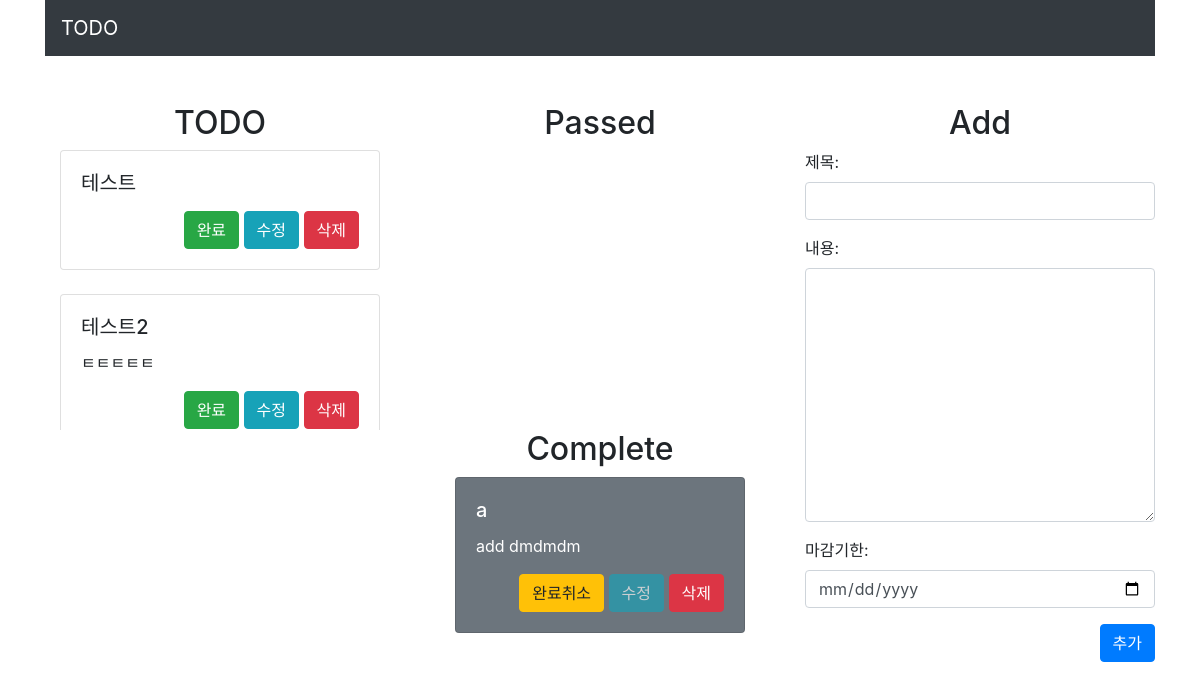
The app's page /, older data.
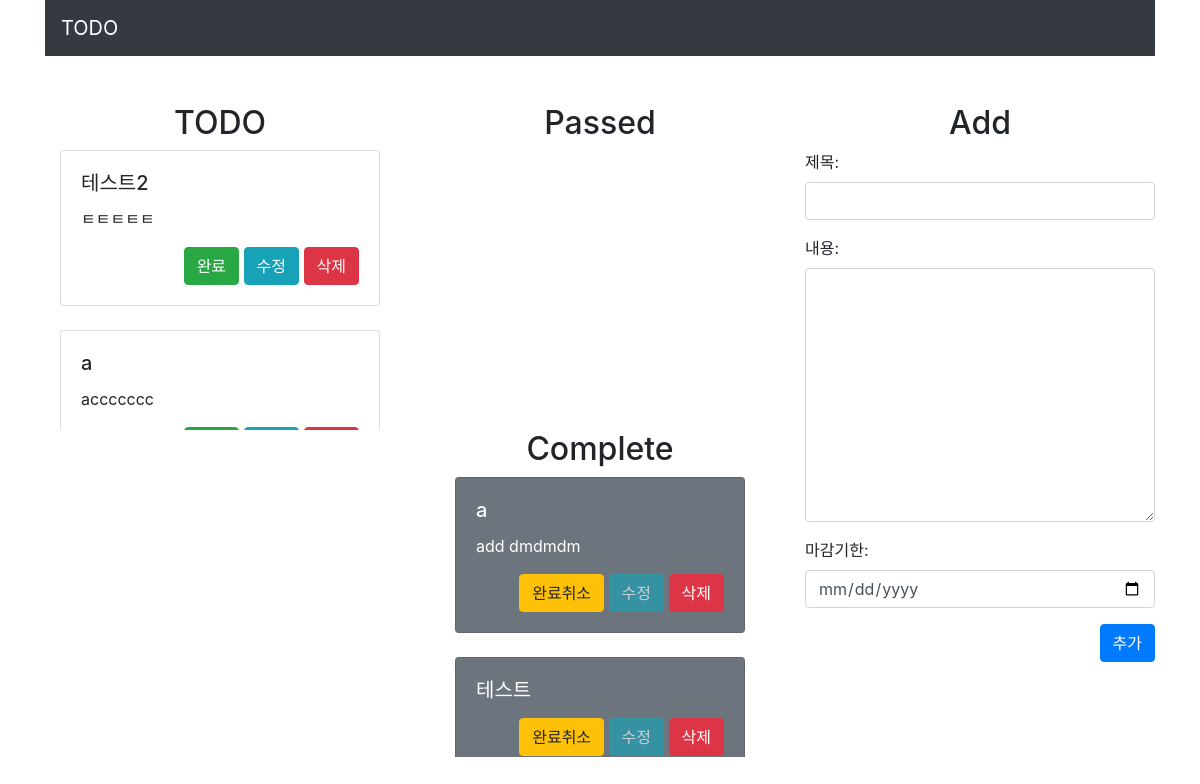
The same page, newer data.
### todoList/models.py (models this page shows)
class Todo(models.Model):
    todo_title = models.CharField(max_length=20)
    todo_detail = models.TextField(null=True)
    todo_due_date = models.DateField(null=True)
    todo_is_complete = models.BooleanField(default=False)
    created_at = models.DateTimeField(auto_now_add=True)
    updated_at = models.DateTimeField(auto_now=True)

### todoList/views.py (the view)
# urls.py: path('', views.index, name='index'),
def index(request):
    if request.method == 'POST':
        todoForm = TodoForm(request.POST)
        if todoForm.is_valid():
            todoForm.save()
    else:
        todoForm = TodoForm()
    todayDate = datetime.now().strftime('%Y-%m-%d')
    todayDate_m = datetime.today() - timedelta(days=1)
    todayDate_m = todayDate_m.strftime('%Y-%m-%d')
    todoList = Todo.objects.filter(Q(todo_due_date__range=[todayDate, '5000-12-31']) | Q(todo_due_date=None), todo_is_complete=False)
    todoListLen = len(todoList)
    todoCompleteList = Todo.objects.filter(todo_is_complete=True)
    todoCompleteListLen = len(todoCompleteList)
    todoPassedList = Todo.objects.filter(todo_is_complete=False, todo_due_date__range=['1000-01-01', todayDate_m])
    todoPassedListLen = len(todoPassedList)
    context = {
        'todoForm':todoForm,
        'todayDate': todayDate,
        'todoList':todoList,
        'todoListLen': todoListLen,
        'todoCompleteList': todoCompleteList,
        'todoCompleteListLen': todoCompleteListLen,
        'todoPassedList': todoPassedList,
        'todoPassedListLen': todoPassedListLen,
    }
    return render(request, 'todo/index.html', context)

### todoList/forms.py
class TodoForm(forms.ModelForm):
    def __init__(self, *args, **kwargs):
        super(TodoForm, self).__init__(*args, **kwargs)
        self.fields['todo_detail'].required = False
        self.fields['todo_due_date'].required = False
    class Meta:
        model = Todo
        fields = ['todo_title', 'todo_detail', 'todo_due_date']
        todayDate = datetime.datetime.now().strftime('%Y-%m-%d')
        labels = {
            'todo_title': '제목',
            'todo_detail': '내용',
            'todo_due_date': '마감기한',
        }
        widgets = {
            'todo_title': forms.TextInput(attrs={'class': 'form-control'}),
            'todo_detail': forms.Textarea(attrs={'class': 'form-control', 'rows': 10}),
            'todo_due_date': forms.DateInput(attrs={'type':'date', 'class': 'form-control', 'min': todayDate}),
        }
        error_messages = {
            'todo_title': {
                'required': '제목을 입력해주세요',
            },
            'todo_due_date': {
                'required': '형식이 맞지 않습니다',
            },
        }

### todoList/templates/todo/index.html (shortened to what this page needs)
{% extends 'todo/base.html' %}
{% block content %}
<div class="row">
    {% include 'todo/todoList.html' %}
    <div class="col">
    {% include 'todo/todoPassedList.html' %}
    {% include 'todo/todoCompleteList.html' %}
        </div>
    {% include 'todo/addTodo.html' %}
</div>
{% endblock %}

### todoList/templates/todo/todoList.html (shortened to what this page needs)
<div class="col">
    <h2 class="text-center">TODO</h2>
    <div class="col todoList-style">
        {% for todo in todoList %}
        <div class="card">
            <div class="card-body">
                <h5 class="card-title">{{ todo.todo_title }}</h5>
                <p class="card-text">{{ todo.todo_detail }}</p>
                <div class="text-right">
                    <a class="btn btn-success" href="{% url 'todoList:complete' todo.id %}">완료</a>
                    <button type="button" class="btn btn-info" data-toggle="modal"
                            data-target="#todoUpdateModal{{ todo.id }}">
                        수정
                    </button>
                    <a class="btn btn-danger" href="{% url 'todoList:delete' todo.id %}">삭제</a>
                </div>
            </div>
        </div>
        {% if forloop.counter < todoListLen %}
        <br>
        {% endif %}
        {% endfor %}
    </div>
</div>

### todoList/templates/todo/todoCompleteList.html
<div class="col">
    <h2 class="text-center">Complete</h2>
    <div class="col todoList-style">
        {% for todo in todoCompleteList %}
        <div class="card text-white bg-secondary">
            <div class="card-body">
                <h5 class="card-title">{{ todo.todo_title }}</h5>
                <p class="card-text">{{ todo.todo_detail }}</p>
                <div class="text-right">
                    <a class="btn btn-warning" href="{% url 'todoList:cancel' todo.id %}">완료취소</a>
                    <button type="button" class="btn btn-info" disabled>
                        수정
                    </button>
                    <a class="btn btn-danger" href="{% url 'todoList:delete' todo.id %}">삭제</a>
                </div>
            </div>
        </div>
        {% if forloop.counter < todoCompleteListLen %}
        <br>
        {% endif %}
        {% endfor %}
    </div>
</div>

Row changes from the older to the newer data that the page shows:
now on this page (row edited): Todo: todo_title "a", todo_detail "accccccc", shown under "TODO"
changed Todo "테스트": moves from the list under "TODO" to the list under "Complete"
